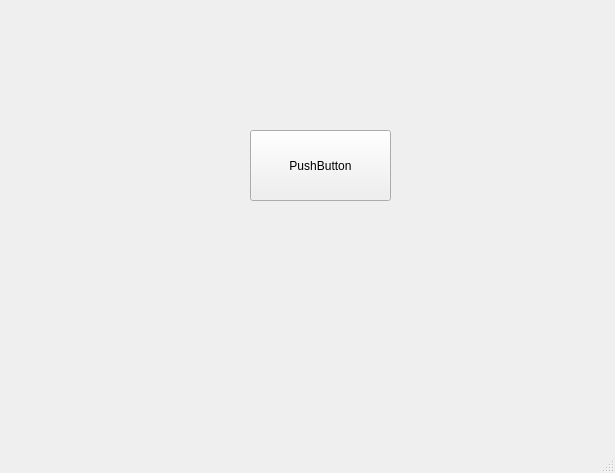
<?xml version="1.0" encoding="UTF-8"?>
<ui version="4.0">
 <class>MainWindow</class>
 <widget class="QMainWindow" name="MainWindow">
  <property name="geometry">
   <rect>
    <x>0</x>
    <y>0</y>
    <width>615</width>
    <height>473</height>
   </rect>
  </property>
  <property name="windowTitle">
   <string>MainWindow</string>
  </property>
  <widget class="QWidget" name="centralwidget">
   <widget class="QPushButton" name="pushButton">
    <property name="geometry">
     <rect>
      <x>250</x>
      <y>130</y>
      <width>141</width>
      <height>71</height>
     </rect>
    </property>
    <property name="text">
     <string>PushButton</string>
    </property>
   </widget>
  </widget>
  <widget class="QMenuBar" name="menubar">
   <property name="geometry">
    <rect>
     <x>0</x>
     <y>0</y>
     <width>615</width>
     <height>21</height>
    </rect>
   </property>
  </widget>
  <widget class="QStatusBar" name="statusbar"/>
 </widget>
 <resources/>
 <connections/>
</ui>
